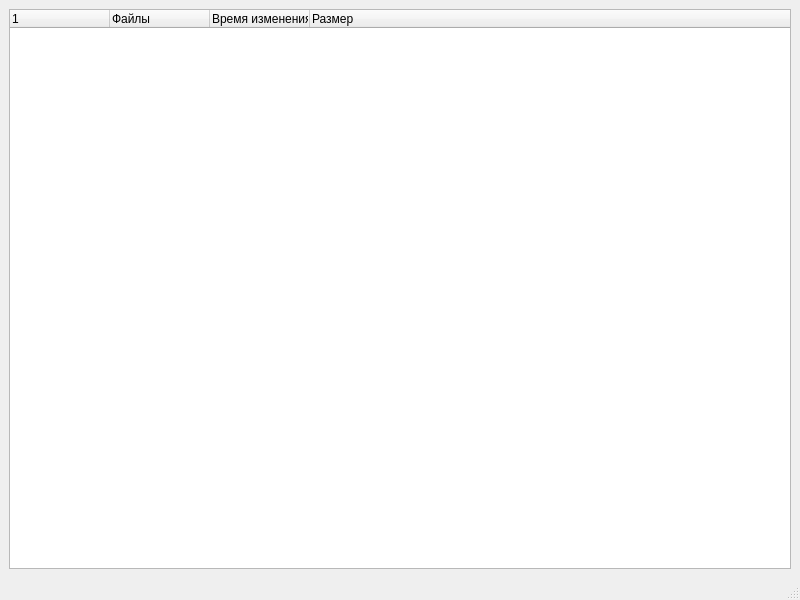
<?xml version="1.0" encoding="UTF-8"?>
<ui version="4.0">
 <class>chooseBackgroundImageWindow</class>
 <widget class="QMainWindow" name="chooseBackgroundImageWindow">
  <property name="geometry">
   <rect>
    <x>0</x>
    <y>0</y>
    <width>800</width>
    <height>600</height>
   </rect>
  </property>
  <property name="windowTitle">
   <string>MainWindow</string>
  </property>
  <widget class="QWidget" name="centralwidget">
   <layout class="QGridLayout" name="gridLayout">
    <item row="0" column="0">
     <widget class="QTreeWidget" name="treeWidget">
      <column>
       <property name="text">
        <string/>
       </property>
      </column>
      <column>
       <property name="text">
        <string>Файлы</string>
       </property>
      </column>
      <column>
       <property name="text">
        <string>Время изменения</string>
       </property>
      </column>
      <column>
       <property name="text">
        <string>Размер</string>
       </property>
      </column>
     </widget>
    </item>
   </layout>
  </widget>
  <widget class="QMenuBar" name="menubar">
   <property name="geometry">
    <rect>
     <x>0</x>
     <y>0</y>
     <width>800</width>
     <height>22</height>
    </rect>
   </property>
  </widget>
  <widget class="QStatusBar" name="statusbar"/>
 </widget>
 <resources/>
 <connections/>
</ui>
